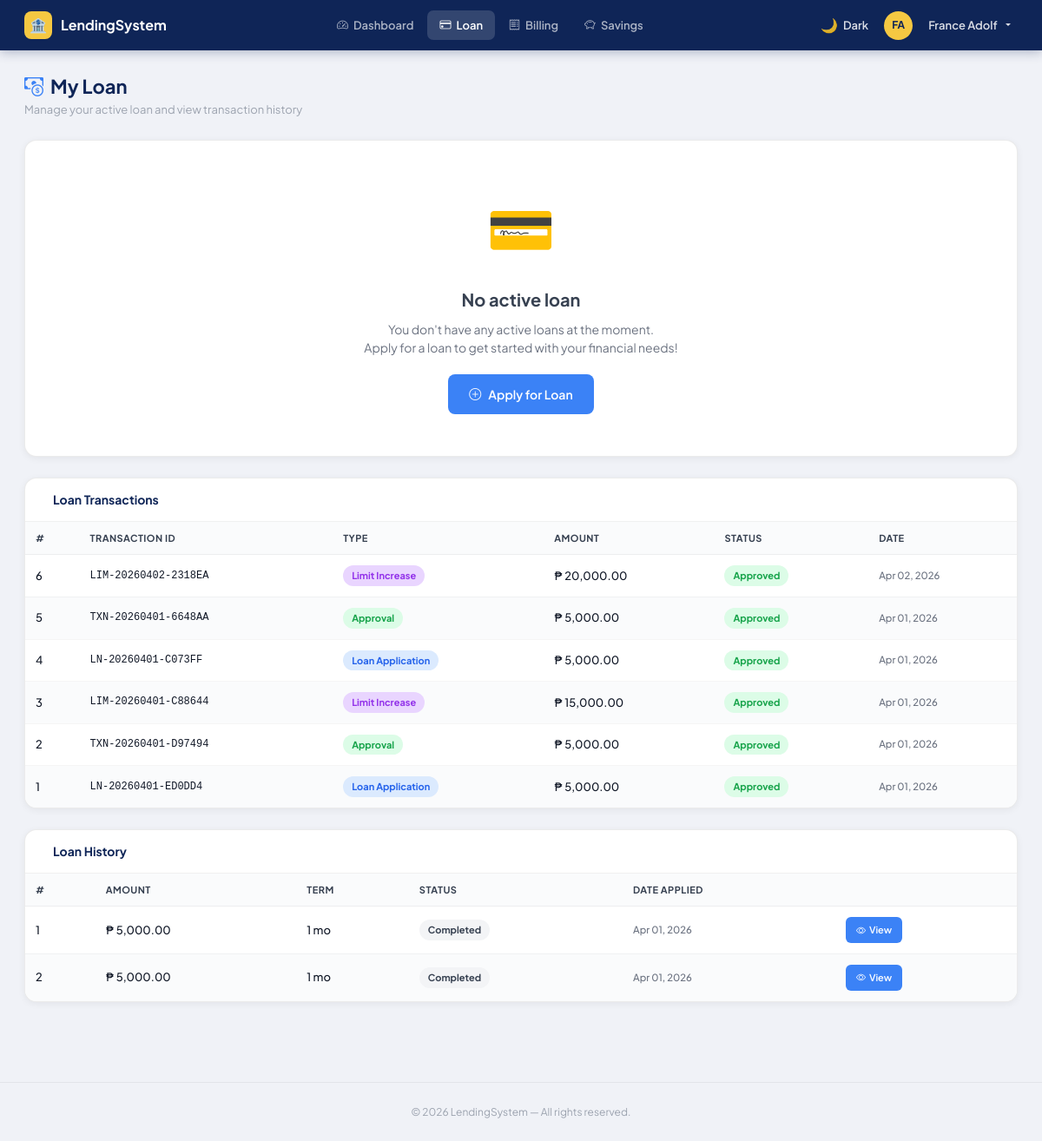
The page /user/loan/index.php (signed in) on the database its author committed.
### tables this page shows
CREATE TABLE `loan_transactions` (
  `id` int(10) unsigned NOT NULL AUTO_INCREMENT,
  `no` int(10) unsigned NOT NULL DEFAULT 0,
  `transaction_id` varchar(20) NOT NULL,
  `loan_id` int(11) NOT NULL,
  `user_id` int(11) NOT NULL,
  `type` varchar(50) NOT NULL,
  `amount` decimal(12,2) NOT NULL,
  `status` enum('Pending','Approved','Rejected') NOT NULL DEFAULT 'Pending',
  `note` text DEFAULT NULL,
  `created_at` datetime DEFAULT current_timestamp(),
  PRIMARY KEY (`id`),
  UNIQUE KEY `transaction_id` (`transaction_id`)
);

CREATE TABLE `loans` (
  `id` int(11) NOT NULL AUTO_INCREMENT,
  `user_id` int(11) NOT NULL,
  `applied_amount` decimal(10,2) NOT NULL,
  `term_months` int(10) unsigned NOT NULL DEFAULT 1,
  `received_amount` decimal(12,2) DEFAULT NULL,
  `rejection_reason` text DEFAULT NULL,
  `applied_at` datetime DEFAULT current_timestamp(),
  `approved_at` datetime DEFAULT NULL,
  `interest` decimal(5,2) DEFAULT 3.00,
  `term` int(11) NOT NULL,
  `status` varchar(50) NOT NULL DEFAULT 'Pending',
  `created_at` timestamp NOT NULL DEFAULT current_timestamp(),
  `transfer_done` tinyint(1) DEFAULT 0,
  PRIMARY KEY (`id`)
);

### helpers.php (called while the page is built, shortened)
<?php
function formatMoney(float $amount): string {
    return '₱ ' . number_format($amount, 2);
}
function clean(string $input): string {
    return htmlspecialchars(trim($input), ENT_QUOTES, 'UTF-8');
}

### user/loan/index.php (the view, shortened to what this page needs)
<?php
require_once __DIR__ . '/../../includes/session_check.php';
require_once __DIR__ . '/../../helpers.php';
$userId = $_SESSION['user_id'];
$stmt = $pdo->prepare("SELECT * FROM loans WHERE user_id = ? AND status IN ('Pending','Approved','Active') ORDER BY created_at DESC LIMIT 1");
$stmt->execute([$userId]);
$activeLoan = $stmt->fetch();
$stmt = $pdo->prepare("SELECT * FROM loans WHERE user_id = ? ORDER BY created_at DESC");
$stmt->execute([$userId]);
$allLoans = $stmt->fetchAll();
$stmt = $pdo->prepare("SELECT * FROM loan_transactions WHERE user_id = ? ORDER BY created_at DESC LIMIT 10");
$stmt->execute([$userId]);
$loanTxns = $stmt->fetchAll();
require_once __DIR__ . '/../../includes/header.php';
?>
<div class="page-header">
    <h1 class="page-title">
        <i class="bi bi-cash-coin" style="color:#3b82f6;"></i> My Loan
    </h1>
    <p class="page-subtitle">Manage your active loan and view transaction history</p>
</div>
<?php if ($activeLoan): ?>
<div class="sc current-loan">
    <div class="sc-head">
        <h6 class="sc-title"><span class="dot" style="background:#3b82f6;"></span> Current Loan</h6>
    </div>
    <div class="loan-meta-row">
        <div class="loan-meta-item">
            <div class="lml">Loan Amount</div>
            <div class="lmv blue"><?= formatMoney($activeLoan['applied_amount']) ?></div>
        </div>
        <div class="loan-meta-item">
            <div class="lml">Amount Received</div>
            <div class="lmv green"><?= $activeLoan['received_amount'] ? formatMoney($activeLoan['received_amount']) : '—' ?></div>
            <?php if ($activeLoan['received_amount']): ?>
                <div class="lmv-subtitle">After 3% interest deduction</div>
            <?php endif; ?>
        </div>
        <div class="loan-meta-item">
            <div class="lml">Term</div>
            <div class="lmv"><?= $activeLoan['term_months'] ?> month<?= $activeLoan['term_months'] > 1 ? 's' : '' ?></div>
        </div>
        <div class="loan-meta-item">
            <div class="lml">Status</div>
            <div class="lmv">
                <?php if ($activeLoan['status'] === 'Active'): ?>
                    <span class="status-badge active">
                        <span class="pulsing-dot"></span> <?= $activeLoan['status'] ?>
                    </span>
                <?php elseif ($activeLoan['status'] === 'Pending'): ?>
                    <span class="status-badge pending">
                        <i class="bi bi-clock-fill"></i> <?= $activeLoan['status'] ?>
                    </span>
                <?php elseif ($activeLoan['status'] === 'Approved'): ?>
                    <span class="status-badge approved">
                        <i class="bi bi-check-circle-fill"></i> <?= $activeLoan['status'] ?>
                    </span>
                <?php endif; ?>
            </div>
        </div>
    </div>
    <?php if ($activeLoan['status'] === 'Pending'): ?>
    <div class="pending-notice">
        <i class="bi bi-hourglass-split"></i>
        <span>Your loan application is being reviewed by admin. You will be notified once it's approved.</span>
    </div>
    <?php elseif ($activeLoan['status'] === 'Approved' || $activeLoan['status'] === 'Active'): ?>
    <div class="approval-notice">
        <i class="bi bi-check-circle-fill"></i>
        <span>Your loan has been approved! Check your billing for payment schedule.</span>
    </div>
    <?php endif; ?>
    <?php if (!empty($activeLoan['rejection_reason'])): ?>
    <div class="pending-notice">
        <i class="bi bi-x-circle-fill"></i>
        <span><strong>Rejection Reason:</strong> <?= clean($activeLoan['rejection_reason']) ?></span>
    </div>
    <?php endif; ?>
</div>
<?php else: ?>
<div class="sc">
    <div class="no-loan">
        <div class="no-loan-icon">💳</div>
        <div class="no-loan-title">No active loan</div>
        <div class="no-loan-text">You don't have any active loans at the moment.<br>Apply for a loan to get started with your financial needs!</div>
        <a href="apply.php" class="apply-btn">
            <i class="bi bi-plus-circle"></i> Apply for Loan
        </a>
    </div>
</div>
<?php endif; ?>
<?php if (!empty($loanTxns)): ?>
<div class="sc">
    <div class="sc-head">
        <h6 class="sc-title"><span class="dot" style="background:#3b82f6;"></span> Loan Transactions</h6>
    </div>
    <div class="loan-tbl-wrap">
        <table class="loan-tbl">
            <thead>
                <tr><th>#</th><th>Transaction ID</th><th>Type</th><th>Amount</th><th>Status</th><th>Date</th></tr>
            </thead>
            <tbody>
                <?php foreach ($loanTxns as $i => $t): ?>
                <?php
                    $displayStatus = $t['status'];
                    $typeClass = match(strtolower($t['type'])) {
                        'loan application' => 'loan-app',
                        'approval' => 'approval',
                        'limit increase' => 'limit-inc',
                        'application' => 'rejected',
                        default => 'loan-app'
                    };
                    $statusClass = match(strtolower($displayStatus)) {
                        'approved' => 'approved',
                        'active' => 'active',
                        'completed' => 'completed',
                        'pending' => 'pending',
                        'rejected' => 'rejected',
                        default => 'pending'
                    };
                ?>
                <tr>
                    <td><?= $t['no'] ?: $i+1 ?></td>
                    <td class="txn-id"><?= clean($t['transaction_id']) ?></td>
                    <td><span class="type-badge <?= $typeClass ?>"><?= clean($t['type']) ?></span></td>
                    <td class="amount"><?= formatMoney($t['amount']) ?></td>
                    <td><span class="table-status-badge <?= $statusClass ?>"><?= $displayStatus ?></span></td>
                    <td class="small" style="color:#6b7280;"><?= date('M d, Y', strtotime($t['created_at'])) ?></td>
                </tr>
                <?php endforeach; ?>
            </tbody>
        </table>
    </div>
</div>
<?php endif; ?>
<?php if (count($allLoans) > 1): ?>
<div class="sc">
    <div class="sc-head">
        <h6 class="sc-title"><span class="dot" style="background:#9ca3af;"></span> Loan History</h6>
    </div>
    <div class="loan-tbl-wrap">
        <table class="loan-tbl">
            <thead>
                <tr><th>#</th><th>Amount</th><th>Term</th><th>Status</th><th>Date Applied</th><th></th></tr>
            </thead>
            <tbody>
                <?php foreach ($allLoans as $i => $l): ?>
                <?php
                    $statusClass = match(strtolower($l['status'])) {
                        'active' => 'active',
                        'completed' => 'completed',
                        'pending' => 'pending',
                        'approved' => 'approved',
                        'rejected' => 'rejected',
                        default => 'pending'
                    };
                ?>
                <tr>
                    <td><?= $i+1 ?></td>
                    <td class="amount"><?= formatMoney($l['applied_amount']) ?></td>
                    <td><?= $l['term_months'] ?> mo</td>
                    <td>
                        <span class="table-status-badge <?= $statusClass ?>">
                            <?= $l['status'] ?>
                        </span>
                    </td>
                    <td class="small" style="color:#6b7280;"><?= date('M d, Y', strtotime($l['created_at'])) ?></td>
                    <td>
                        <a href="view.php?id=<?= $l['id'] ?>" class="view-btn">
                            <i class="bi bi-eye"></i> View
                        </a>
                    </td>
                </tr>
                <?php endforeach; ?>
            </tbody>
        </table>
    </div>
</div>
<?php endif; ?>
<?php require_once __DIR__ . '/../../includes/footer.php'; ?>

### assets/css/style.css (style rules this page uses)
:root { --navy: #1e293b; --navy-light: #334155; --navy-dark: #081840; --gold: #f5c842; --gold-light: #fef8e6; --gold-dark: #b07e00; --blue: #1a45a8; --blue-light: #e6f0fb; --bg: #e8edf2; --bg-dark: #e2e8ef; --white: #f0f4f8; --text: #1a2332; --text-muted: #5a6a7e; --border: #d1d9e0; --success: #16a34a; --success-bg: #dcfce7; --danger: #dc2626; --danger-bg: #fee2e2; --warning: #d97706; --warning-bg: #fef3c7; --radius: 12px; --radius-sm: 8px; --shadow-sm: 0 1px 2px rgba(0,0,0,0.05); --shadow: 0 2px 8px rgba(0,0,0,0.08); --shadow-lg: 0 8px 24px rgba(0,0,0,0.12); }
* { box-sizing: border-box; }
body { font-family: 'Plus Jakarta Sans', system-ui, sans-serif; background: var(--bg); color: var(--text); font-size: 14px; line-height: 1.6; margin: 0; }
.page-header { margin-bottom: 24px; }
.page-title { font-size: 22px; font-weight: 600; color: var(--text); margin: 0 0 4px; }
.page-subtitle { font-size: 13px; color: var(--text-muted); margin: 0; }

### includes/header.php (style rules this page uses)
* { box-sizing: border-box; }
body { font-family: 'Plus Jakarta Sans', system-ui, sans-serif; background: #f0f2f7; margin: 0; }

### user/loan/index.php (style rules this page uses)
.page-header { margin-bottom:24px; }
.page-title { font-size:22px; font-weight:700; color:#0f2557; margin:0 0 4px; display:flex; align-items:center; gap:8px; }
.page-subtitle { font-size:13px; color:#9ca3af; margin:0; }
.sc { background:#fff; border-radius:14px; border:1px solid rgba(0,0,0,.08); box-shadow:0 2px 8px rgba(0,0,0,.06); overflow:hidden; margin-bottom:24px; }
.sc-head { padding:16px 24px; border-bottom:1px solid rgba(0,0,0,.06); display:flex; align-items:center; justify-content:space-between; }
.sc-title { font-size:14px; font-weight:700; color:#0f2557; display:flex; align-items:center; gap:8px; margin:0; }
.loan-tbl { width:100%; border-collapse:collapse; font-size:13px; }
.loan-tbl-wrap { overflow-x:auto; margin:0 -24px; padding:0 24px; }
.loan-tbl th { padding:10px 12px; text-align:left; font-size:11px; font-weight:700; color:#374151; text-transform:uppercase; letter-spacing:.04em; background:#fafbfc; border-bottom:1px solid rgba(0,0,0,.05); white-space:nowrap; }
.loan-tbl td { padding:12px; border-bottom:1px solid rgba(0,0,0,.04); color:#111827; font-weight:500; }
.loan-tbl tr:last-child td { border-bottom:none; }
.loan-tbl tbody tr:nth-child(even) { background:#fafbfc; }
.txn-id { font-family:'Courier New', monospace; font-size:12px; color:#6b7280; }
.type-badge { display:inline-block; font-size:11px; font-weight:700; padding:3px 10px; border-radius:20px; }
.type-badge.loan-app { background:#dbeafe;color:#2563eb; }
.type-badge.approval { background:#dcfce7;color:#16a34a; }
.type-badge.limit-inc { background:#e9d5ff;color:#9333ea; }
.table-status-badge { display:inline-block; font-size:11px; font-weight:700; padding:3px 10px; border-radius:20px; }
.table-status-badge.approved { background:#dcfce7;color:#16a34a; }
.table-status-badge.completed { background:#f3f4f6;color:#374151; }
.amount { font-weight:700; color:#111827; }
.view-btn { background:#3b82f6; color:#fff; border:none; padding:6px 12px; font-size:11px; font-weight:600; border-radius:6px; cursor:pointer; transition:all 0.2s ease; text-decoration:none; display:inline-flex; align-items:center; gap:4px; }
.no-loan { padding:48px; text-align:center; }
.no-loan-icon { font-size:64px; margin-bottom:16px; }
.no-loan-title { font-size:20px; font-weight:700; color:#374151; margin-bottom:8px; }
.no-loan-text { font-size:14px; color:#6b7280; line-height:1.5; margin-bottom:20px; }
.apply-btn { background:#3b82f6; color:#fff; border:none; padding:12px 24px; font-size:14px; font-weight:600; border-radius:8px; cursor:pointer; transition:all 0.2s ease; text-decoration:none; display:inline-flex; align-items:center; gap:8px; }

### rows shown on the page
loan_transactions: $t['no'] ?: $i+1 "6", transaction "LIM-20260402-2318EA", type "Limit Increase", amount "₱ 20,000.00", status "Approved", created_at "Apr 02, 2026"
loan_transactions: $t['no'] ?: $i+1 "5", transaction "TXN-20260401-6648AA", type "Approval", amount "₱ 5,000.00", status "Approved", created_at "Apr 01, 2026"
loan_transactions: $t['no'] ?: $i+1 "4", transaction "LN-20260401-C073FF", type "Loan Application", amount "₱ 5,000.00", status "Approved", created_at "Apr 01, 2026"
loan_transactions: $t['no'] ?: $i+1 "3", transaction "LIM-20260401-C88644", type "Limit Increase", amount "₱ 15,000.00", status "Approved", created_at "Apr 01, 2026"
loan_transactions: $t['no'] ?: $i+1 "2", transaction "TXN-20260401-D97494", type "Approval", amount "₱ 5,000.00", status "Approved", created_at "Apr 01, 2026"
loan_transactions: $t['no'] ?: $i+1 "1", transaction "LN-20260401-ED0DD4", type "Loan Application", amount "₱ 5,000.00", status "Approved", created_at "Apr 01, 2026"
loans: applied_amount "₱ 5,000.00", term_months "1", status "Completed", created_at "Apr 01, 2026"
loans: applied_amount "₱ 5,000.00", term_months "1", status "Completed", created_at "Apr 01, 2026"

### other values the page prints
$initials "FA"
$fullName "France Adolf"
